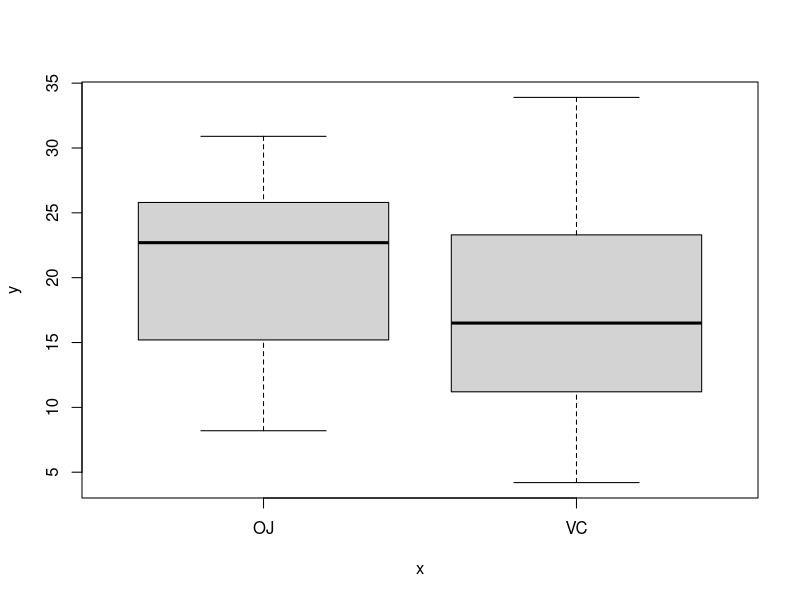
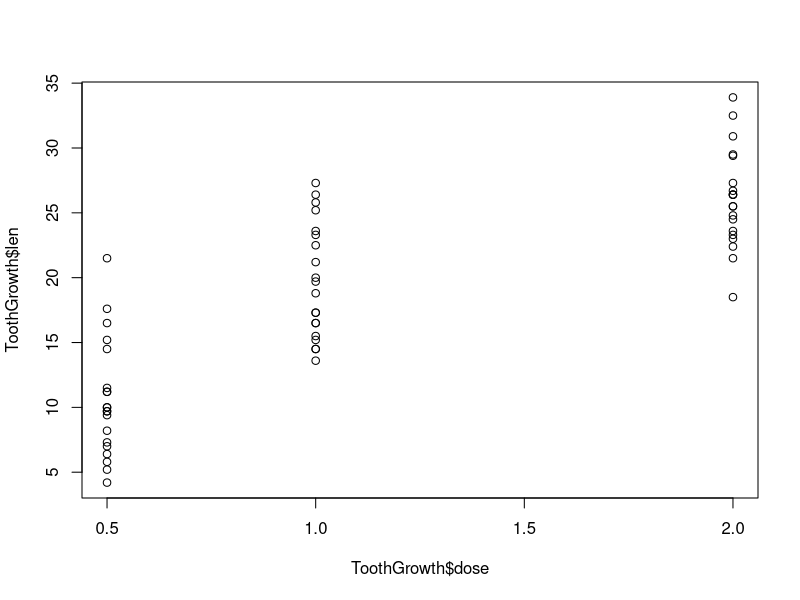
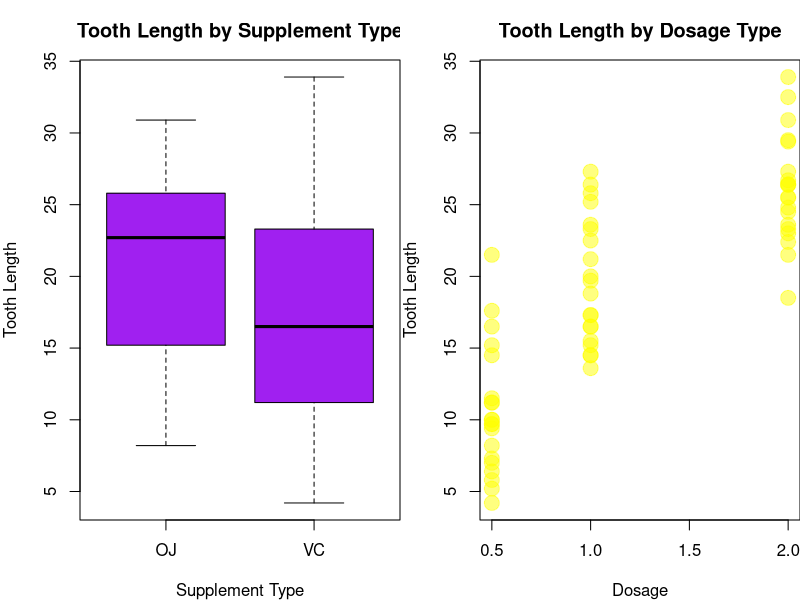
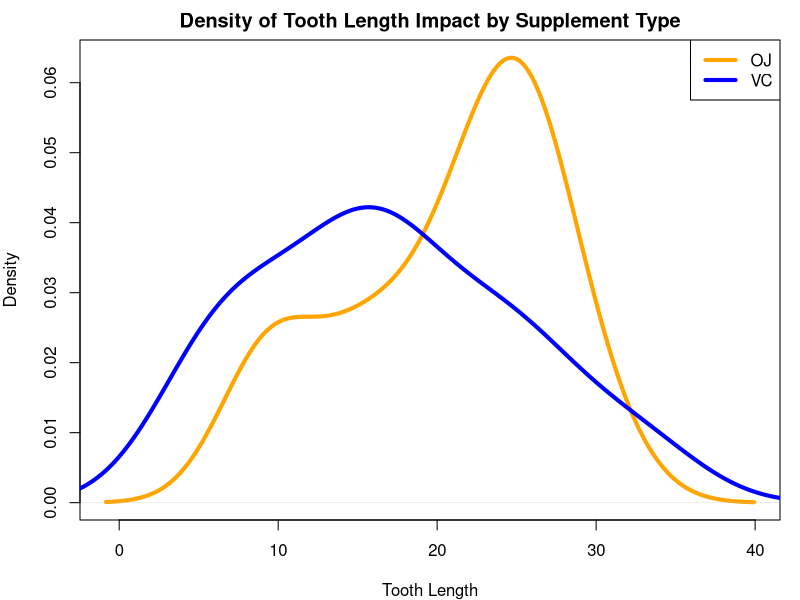
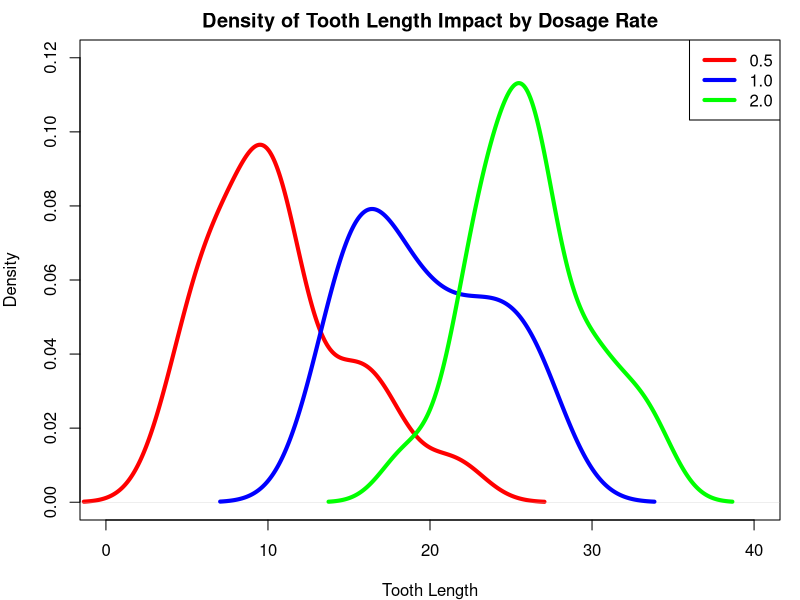

These figures' R source, in order:
#exploratory data analysis
library(datasets)
summary(ToothGrowth)
ToothGrowth$supp
ToothGrowth$len
ToothGrowth$dose
dim(ToothGrowth)
ToothGrowth
plot(ToothGrowth$supp,ToothGrowth$len)
plot(ToothGrowth$dose,ToothGrowth$len)

#summary
stats <- data.frame("Statistic" = c("Mean", "Median", "Min", "Max", "SD"), 
                   "Tooth_Length" = c(mean(ToothGrowth$len), 
                                      median(ToothGrowth$len), 
                                      min(ToothGrowth$len),
                                      max(ToothGrowth$len),
                                      sd(ToothGrowth$len)))
print(stats)

par(mfrow = c(1, 2), mar = c(4, 4, 3, 0))
plot(ToothGrowth$supp,ToothGrowth$len, col = "purple", xlab = "Supplement Type", 
     ylab = "Tooth Length", main = "Tooth Length by Supplement Type")
plot(ToothGrowth$dose,ToothGrowth$len, 
     col = rgb(red = 1, green = 1, blue = 0, alpha = 0.5), xlab = "Dosage", 
     ylab = "Tooth Length", main = "Tooth Length by Dosage Type", pch = 19,
     cex = 2)

#delivery method effects
par(mfrow = c(1, 1), mar = c(4,4,2,1))
library(dplyr)
oj <- ToothGrowth %>% select(len, supp) %>% filter(supp == "OJ") %>% pull(len)
vc <- ToothGrowth %>% select(len, supp) %>% filter(supp == "VC") %>% pull(len)
plot(density(oj), col = "orange", lwd = 4, xlab = "Tooth Length", 
     main = "Density of Tooth Length Impact by Supplement Type")
lines(density(vc), col = "blue", lwd = 4)
legend("topright", legend = c("OJ", "VC"), 
       col = c("orange", "blue"), lwd = 4)

ptype <- t.test(oj, vc, paired = FALSE, var.equal = TRUE, 
                data = ToothGrowth)$p.value
ctype <- t.test(oj, vc, paired = FALSE, var.equal = TRUE, 
                data = ToothGrowth)$conf
typestats <- data.frame("Statistic" = c("P-Value", "Conf.Level"), 
                    "Low_Value" = c(ptype, ctype[1]), 
                    "High_Value" = c(NA, ctype[2]))
print(typestats)

#dose effects
d5 <- ToothGrowth %>% select(len, dose) %>% filter(dose == 0.5) %>% pull(len)
d1 <- ToothGrowth %>% select(len, dose) %>% filter(dose == 1) %>% pull(len)
d2 <- ToothGrowth %>% select(len, dose) %>% filter(dose == 2) %>% pull(len)
plot(density(d5), col = "red", lwd = 4, xlab = "Tooth Length", ylim = c(0, .12),
     main = "Density of Tooth Length Impact by Dosage Rate", xlim = c(0, 40))
lines(density(d1), col = "blue", lwd = 4)
lines(density(d2), col = "green", lwd = 4)
legend("topright", legend = c("0.5", "1.0", "2.0"), 
       col = c("red", "blue", "green"), lwd = 4)

prate1 <- t.test(d5, d1, paired = FALSE, var.equal = TRUE, 
                data = ToothGrowth)$p.value
crate1 <- t.test(d5, d1, paired = FALSE, var.equal = TRUE, 
                data = ToothGrowth)$conf
prate2 <- t.test(d5, d2, paired = FALSE, var.equal = TRUE, 
                 data = ToothGrowth)$p.value
crate2 <- t.test(d5, d2, paired = FALSE, var.equal = TRUE, 
                 data = ToothGrowth)$conf
prate3 <- t.test(d1, d2, paired = FALSE, var.equal = TRUE, 
                 data = ToothGrowth)$p.value
crate3 <- t.test(d1, d2, paired = FALSE, var.equal = TRUE, 
                 data = ToothGrowth)$conf

ratestats <- data.frame("Statistic" = c("P-Value (.5-1)", "Conf.Level (.5-1)", 
                                        "P-Value (.5-2)", "Conf.Level (.5-2)",
                                        "P-Value (1-2)", "Conf.Level (1-2)"), 
                        "Low_Value" = c(prate1, crate1[1], prate2, crate2[1], 
                                        prate3, crate3[1]), 
                        "High_Value" = c(NA, crate1[2], NA, crate2[2], 
                                         NA, crate3[2]))
print(ratestats)
